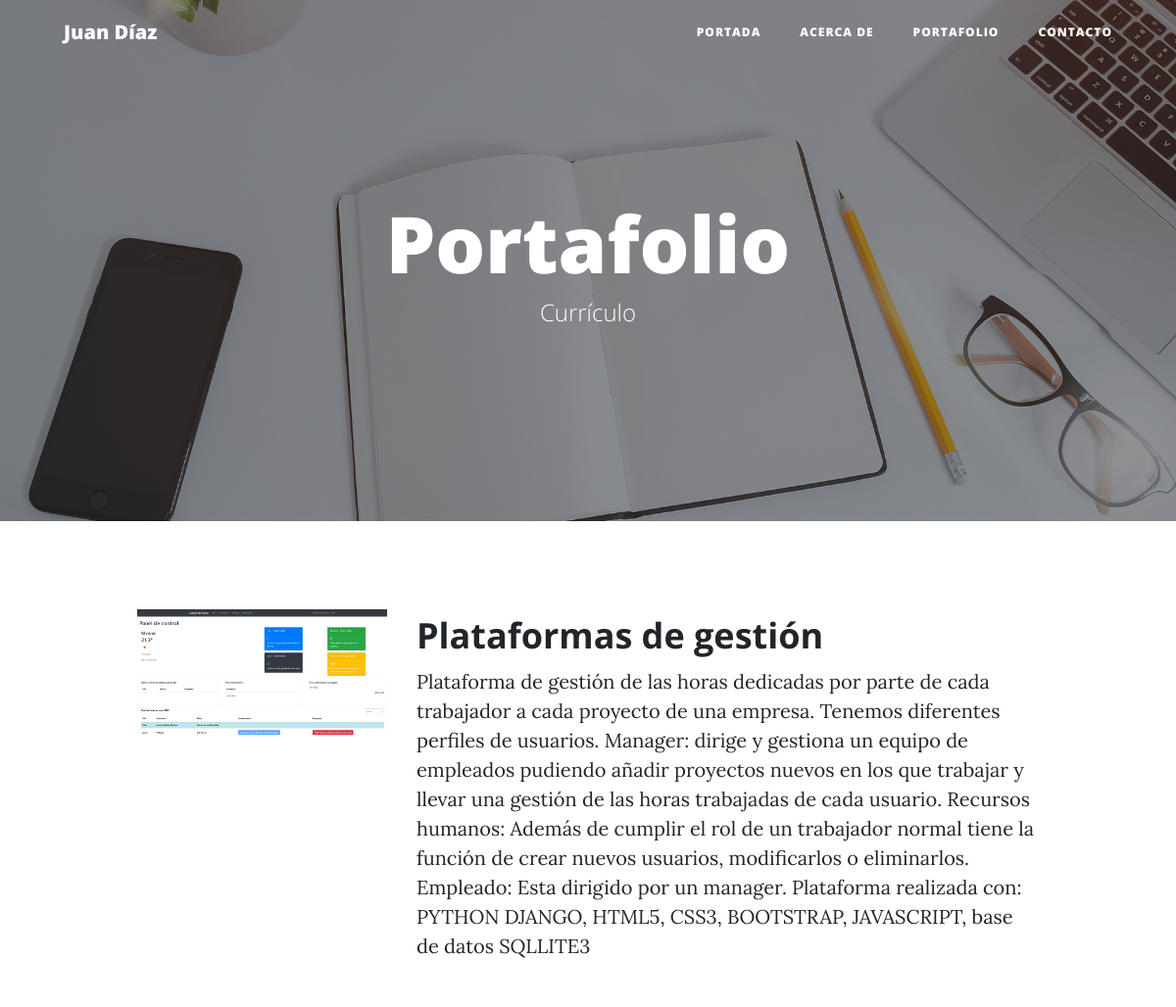
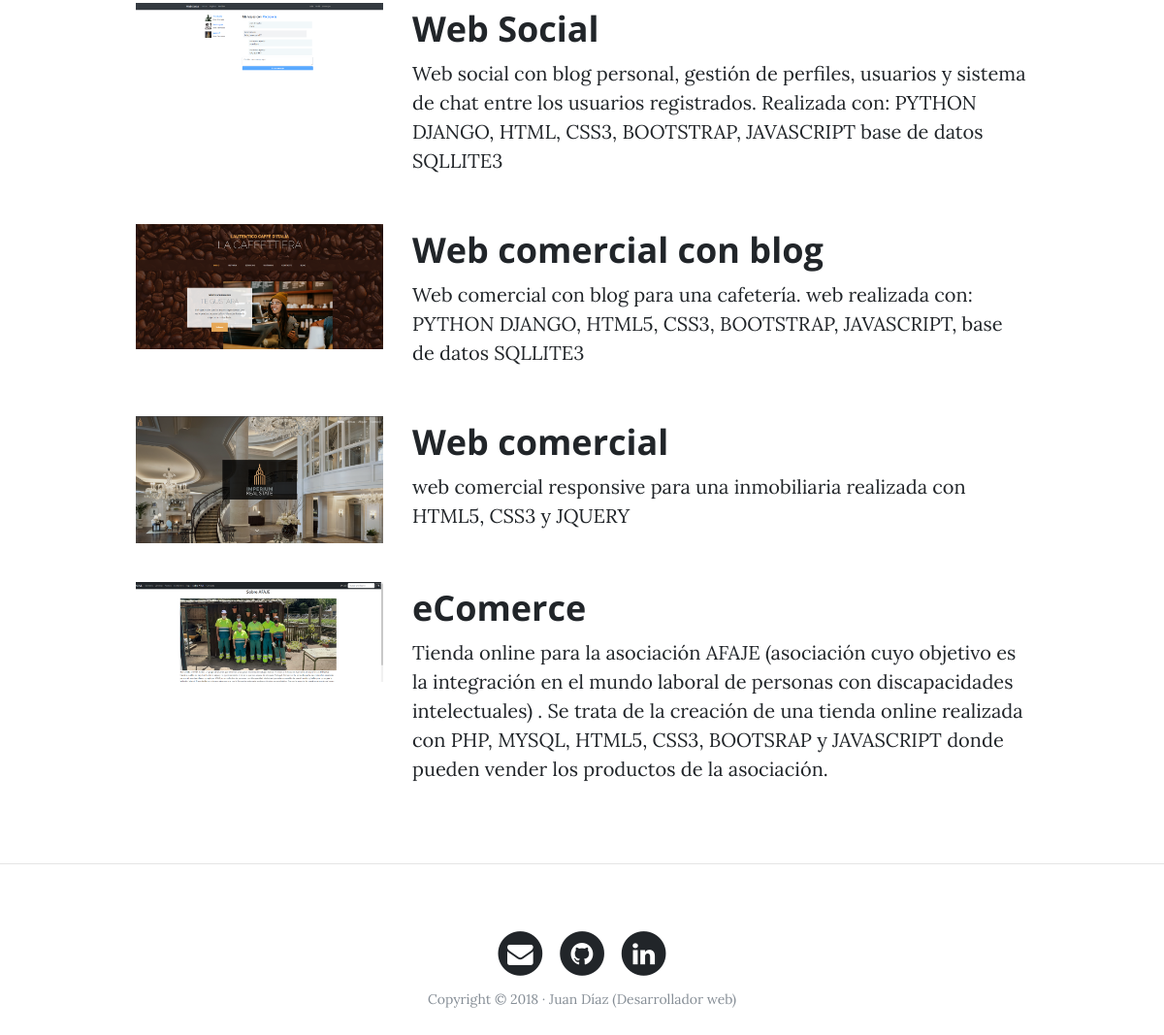
The page /portfolio/ on the database its author committed (2 pictures, top to bottom).
### portfolio/models.py (models this page shows, shortened)
class Project(models.Model):
    title = models.CharField(max_length=200, verbose_name="Título")
    description = models.TextField(verbose_name="Descripción")
    image = models.ImageField(verbose_name="Imagen", upload_to="projects")
    link = models.URLField(verbose_name="Dirección web", null=True, blank=True)
    created = models.DateTimeField(auto_now_add=True, verbose_name="Fecha de creación")
    updated = models.DateTimeField(auto_now=True, verbose_name="Fecha de edición")
    class Meta:
        verbose_name = "proyecto"
        verbose_name_plural = "proyectos"
        ordering = ["-created"]

### portfolio/views.py (the view)
# urls.py: path('portfolio/', portfolio_views.portfolio, name="portfolio"),
def portfolio(request):
    projects = Project.objects.all()
    return render(request, "portfolio/portfolio.html", {'projects': projects})

### social/processors.py (called while the page is built)
def ctx_dict(request):
    ctx = {}
    links = Link.objects.all()
    for link in links:
        ctx[link.key] = link.url
    return ctx

### portfolio/templates/portfolio/portfolio.html (shortened to what this page needs)
{%extends 'core/base.html'%}
{% block background %}{% load static %}{% static 'core/img/portfolio-bg.jpg' %}{% endblock %}
{% block headers %}
    <h1>Portafolio</h1>
    <span class="subheading">Currículo</span>
{% endblock %}
{% block content %}
    {% for project in projects %}
        <div class="row project">
            <div class="col-lg-3 col-md-4 offset-lg-1">
                <img class="img-fluid" src="{{project.image.url}}" alt="">
            </div>
            <div class="col-lg-7 col-md-8">
                <h2 class="section-heading title">{{project.title}}</h2>
                <p>{{project.description}}</p>
            </div>
        </div>
    {% endfor %}
{% endblock  %}

### core/templates/core/base.html (shortened to what this page needs)
<!DOCTYPE html>
<html lang="es">
  <head>
    {% load static %}
    <link href="{% static 'core/vendor/bootstrap/css/bootstrap.min.css' %}" rel="stylesheet">
    <link href="{% static 'core/vendor/font-awesome/css/font-awesome.min.css' %}" rel="stylesheet" type="text/css">
    <link href="{% static 'core/css/clean-blog.min.css' %}" rel="stylesheet">
  </head>
  <body>
    <nav class="navbar navbar-expand-lg navbar-light fixed-top" id="mainNav">
      <div class="container">
        <a class="navbar-brand" href="{% url 'home'%}">Juan Díaz</a>
        <div class="collapse navbar-collapse" id="navbarResponsive">
          <ul class="navbar-nav ml-auto">
            <li class="nav-item">
              <a class="nav-link" href="{% url 'home'%}">Portada</a>
            </li>
            <li class="nav-item">
              <a class="nav-link" href="{% url 'about'%}">Acerca de</a>
            </li>
            <li class="nav-item">
              <a class="nav-link" href="{% url 'portfolio'%}">Portafolio</a>
            </li>
            <li class="nav-item">
              <a class="nav-link" href="{% url 'contact'%}">Contacto</a>
            </li>
          </ul>
        </div>
      </div>
    </nav>
    <header class="masthead" style="background-image: url('{%block background%}{%endblock%}')">
      <div class="overlay"></div>
      <div class="container">
        <div class="row">
          <div class="col-lg-8 col-md-10 mx-auto">
            <div class="site-heading">
              {% block headers %}{% endblock %}
            </div>
          </div>
        </div>
      </div>
    </header>
    <div class="container">
        {% block content %}{% endblock  %}
      </div>
    {% if request.path != "/" %}<hr>{% endif %}
    <footer>
      <div class="container">
        <div class="row">
          <div class="col-lg-8 col-md-10 mx-auto">
            <ul class="list-inline text-center">
              <li class="list-inline-item">
                {% if LINK_GMAIL %}
                <a href="{{LINK_GMAIL}}">
                  <span class="fa-stack fa-lg">
                    <i class="fa fa-circle fa-stack-2x"></i>
                    <i class="fa fa-envelope fa-stack-1x fa-inverse"></i>
                  </span>
                </a>
                {% endif %}
              </li>
              <li class="list-inline-item">
                {% if LINK_GITHUB %}
                <a href="{{LINK_GITHUB}}">
                  <span class="fa-stack fa-lg">
                    <i class="fa fa-circle fa-stack-2x"></i>
                    <i class="fa fa-github fa-stack-1x fa-inverse"></i>
                  </span>
                </a>
                {% endif %}
              </li>
              <li class="list-inline-item">
                {% if LINK_LINKEDIN %}
                <a href="{{LINK_LINKEDIN}}">
                  <span class="fa-stack fa-lg">
                    <i class="fa fa-circle fa-stack-2x"></i>
                    <i class="fa fa-linkedin fa-stack-1x fa-inverse"></i>
                  </span>
                </a>
                {% endif %}
              </li>
            </ul>
            <p class="copyright text-muted">Copyright &copy; 2018 · Juan Díaz (Desarrollador web) </p>
          </div>
        </div>
      </div>
    </footer>
  </body>
</html>

### rows shown on the page
Project: image (picture), title "Plataformas de gestión", description "Plataforma de gestión de las horas dedicadas por parte de cada trabajador a cada proyecto de una empresa. Tenemos diferentes perfiles de usuarios. Manager: dirige y gestiona un equipo de empleados pudiendo añadir proyectos nuevos en los que trabajar y llevar una gestión de las horas trabajadas de cada usuario. Recursos humanos: Además de cumplir el rol de un trabajador normal tiene la función de crear nuevos usuarios, modificarlos o eliminarlos. Empleado: Esta dirigido por un manager. Plataforma realizada con: PYTHON DJANGO, HTML5, CSS3, BOOTSTRAP, JAVASCRIPT, base de datos SQLLITE3"
Project: image (picture), title "Web Social", description "Web social con blog personal, gestión de perfiles, usuarios y sistema de chat entre los usuarios registrados. Realizada con: PYTHON DJANGO, HTML, CSS3, BOOTSTRAP, JAVASCRIPT base de datos SQLLITE3"
Project: image (picture), title "Web comercial con blog", description "Web comercial con blog para una cafetería. web realizada con: PYTHON DJANGO, HTML5, CSS3, BOOTSTRAP, JAVASCRIPT, base de datos SQLLITE3"
Project: image (picture), title "Web comercial", description "web comercial responsive para una inmobiliaria realizada con HTML5, CSS3 y JQUERY"
Project: image (picture), title "eComerce", description "Tienda online para la asociación AFAJE (asociación cuyo objetivo es la integración en el mundo laboral de personas con discapacidades intelectuales) . Se trata de la creación de una tienda online realizada con PHP, MYSQL, HTML5, CSS3, BOOTSRAP y JAVASCRIPT donde pueden vender los productos de la asociación."
